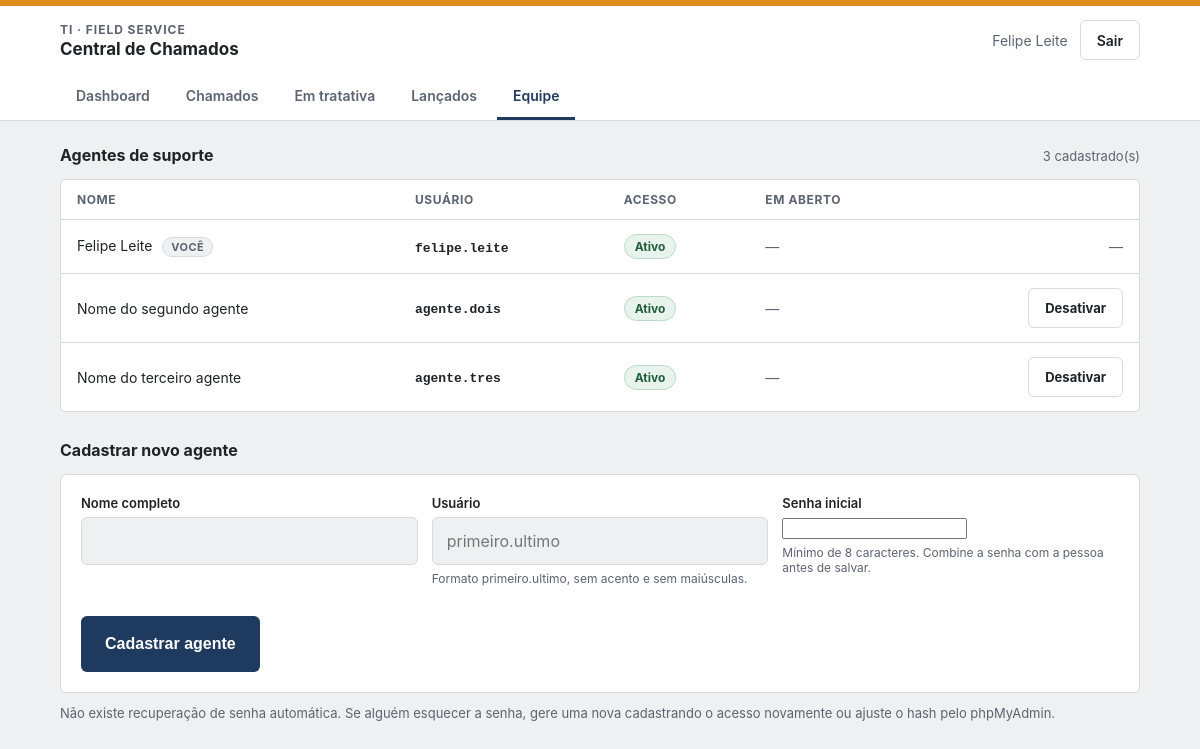
Page /agentes.php (signed in) on the committed database.
### tables this page shows
CREATE TABLE agentes_suporte (
  id INT AUTO_INCREMENT PRIMARY KEY,
  username VARCHAR(50) NOT NULL UNIQUE COMMENT 'formato primeiro.ultimo, ex: felipe.leite',
  nome_completo VARCHAR(150) NOT NULL,
  senha_hash VARCHAR(255) NOT NULL COMMENT 'hash bcrypt (password_hash do PHP), nunca senha em texto puro',
  ativo TINYINT(1) NOT NULL DEFAULT 1,
  criado_em DATETIME NOT NULL DEFAULT CURRENT_TIMESTAMP
);

### includes/auth.php (called while the page is built, shortened)
<?php
function agenteLogado(): array
{
    return [
        'id'       => (int) ($_SESSION['agente_id'] ?? 0),
        'username' => (string) ($_SESSION['agente_username'] ?? ''),
        'nome'     => (string) ($_SESSION['agente_nome'] ?? ''),
    ];
}

### includes/functions.php (called while the page is built, shortened)
<?php
function listarTodosAgentes(PDO $pdo): array
{
    return $pdo->query(
        'SELECT id, username, nome_completo, ativo, criado_em FROM agentes_suporte ORDER BY nome_completo'
    )->fetchAll();
}
function chamadosAbertosDoAgente(PDO $pdo, int $agenteId): int
{
    $stmt = $pdo->prepare(
        "SELECT COUNT(*) FROM chamados
         WHERE agente_atribuido_id = :id AND status IN ('Em tratativa','Resolvido')"
    );
    $stmt->execute([':id' => $agenteId]);
    return (int) $stmt->fetchColumn();
}

### agentes.php (the view, shortened to what this page needs)
<?php
require_once __DIR__ . '/includes/auth.php';
require_once __DIR__ . '/includes/functions.php';
$agente = agenteLogado();
$paginaAtual  = 'agentes';
$valores         = ['username' => '', 'nome_completo' => ''];
$agentes   = [];
$cargaPorAgente = [];
try {
    $pdo     = getConexao();
    $agentes = listarTodosAgentes($pdo);
    foreach ($agentes as $a) {
        $cargaPorAgente[(int) $a['id']] = chamadosAbertosDoAgente($pdo, (int) $a['id']);
    }
} catch (Throwable $e) {
    $erroBanco = 'Não foi possível carregar a equipe agora. Tente atualizar a página.';
}
require __DIR__ . '/includes/layout_topo.php';
?>
<section class="bloco">
    <div class="bloco-cabecalho">
        <h2>Agentes de suporte</h2>
        <span class="bloco-nota"><?= count($agentes) ?> cadastrado(s)</span>
    </div>
    <div class="tabela-wrap">
        <table class="tabela">
            <thead>
                <tr>
                    <th>Nome</th>
                    <th>Usuário</th>
                    <th>Acesso</th>
                    <th class="ocultar-mobile">Em aberto</th>
                    <th></th>
                </tr>
            </thead>
            <tbody>
                <?php foreach ($agentes as $a): ?>
                    <tr>
                        <td>
                            <?= htmlspecialchars($a['nome_completo']) ?>
                            <?php if ((int) $a['id'] === $agente['id']): ?>
                                <span class="marcador-eu">você</span>
                            <?php endif; ?>
                        </td>
                        <td><span class="num-chamado"><?= htmlspecialchars($a['username']) ?></span></td>
                        <td>
                            <span class="tag <?= (int) $a['ativo'] === 1 ? 'st-concluido' : 'st-aberto' ?>">
                                <?= (int) $a['ativo'] === 1 ? 'Ativo' : 'Inativo' ?>
                            </span>
                        </td>
                        <td class="ocultar-mobile"><?= ($cargaPorAgente[(int) $a['id']] ?? 0) > 0 ? (int) $cargaPorAgente[(int) $a['id']] . ' chamado(s)' : '<span class="sem-dado">—</span>' ?></td>
                        <td class="col-acao">
                            <?php if ((int) $a['id'] !== $agente['id']): ?>
                                <form method="post" action="agentes.php" class="form-inline">
                                    <?php $carga = $cargaPorAgente[(int) $a['id']] ?? 0; ?>
                                    <button type="submit" class="btn-linha"
                                        <?php if ((int) $a['ativo'] === 1 && $carga > 0): ?>
                                            onclick="return confirm('<?= $carga ?> chamado(s) seguem no nome desta pessoa. Ela perde o acesso, mas os chamados continuam atribuídos a ela ate serem transferidos. Desativar mesmo assim?')"
                                        <?php endif; ?>>
                                        <?= (int) $a['ativo'] === 1 ? 'Desativar' : 'Reativar' ?>
                                    </button>
                                </form>
                            <?php else: ?>
                                <span class="sem-dado">—</span>
                            <?php endif; ?>
                        </td>
                    </tr>
                <?php endforeach; ?>
            </tbody>
        </table>
    </div>
</section>
<section class="bloco">
    <div class="bloco-cabecalho">
        <h2>Cadastrar novo agente</h2>
    </div>
    <div class="painel">
        <form method="post" action="agentes.php" novalidate>
            <div class="grid-form">
                <div class="field">
                    <label class="field-label" for="nome_completo">Nome completo</label>
                    <input type="text" id="nome_completo" name="nome_completo"
                           value="<?= htmlspecialchars($valores['nome_completo']) ?>" required>
                </div>
                <div class="field">
                    <label class="field-label" for="username">Usuário</label>
                    <input type="text" id="username" name="username"
                           value="<?= htmlspecialchars($valores['username']) ?>"
                           placeholder="primeiro.ultimo" autocomplete="off" required>
                    <p class="ajuda">Formato primeiro.ultimo, sem acento e sem maiúsculas.</p>
                </div>
                <div class="field">
                    <label class="field-label" for="senha">Senha inicial</label>
                    <input type="password" id="senha" name="senha" autocomplete="new-password" required>
                    <p class="ajuda">Mínimo de 8 caracteres. Combine a senha com a pessoa antes de salvar.</p>
                </div>
            </div>
            <button type="submit" class="btn-salvar btn-compacto">Cadastrar agente</button>
        </form>
    </div>
    <p class="nota-rodape">
        Não existe recuperação de senha automática. Se alguém esquecer a senha, gere uma nova
        cadastrando o acesso novamente ou ajuste o hash pelo phpMyAdmin.
    </p>
</section>
<?php require __DIR__ . '/includes/layout_rodape.php'; ?>

### includes/layout_topo.php (shortened to what this page needs)
<?php
$abas = [
    'dashboard' => ['rotulo' => 'Dashboard',    'arquivo' => 'dashboard.php'],
    'chamados'  => ['rotulo' => 'Chamados',     'arquivo' => 'chamados.php'],
    'tratativa' => ['rotulo' => 'Em tratativa', 'arquivo' => 'tratativa.php'],
    'lancados'  => ['rotulo' => 'Lançados',     'arquivo' => 'lancados.php'],
    'agentes'   => ['rotulo' => 'Equipe',       'arquivo' => 'agentes.php'],
];
?>
<!DOCTYPE html>
<html lang="pt-BR">
<head>
    <link rel="stylesheet" href="assets/css/style.css">
</head>
<body class="app">
    <div class="top-stripe"></div>
    <header class="app-bar">
        <div class="app-bar-inner">
            <div class="app-brand">
                <p class="eyebrow">TI · Field Service</p>
                <strong>Central de Chamados</strong>
            </div>
            <div class="app-user">
                <span class="user-nome"><?= htmlspecialchars($agente['nome']) ?></span>
                <a class="btn-sair" href="logout.php">Sair</a>
            </div>
        </div>
        <nav class="app-nav">
            <?php foreach ($abas as $chave => $aba): ?>
                <a class="nav-item <?= $paginaAtual === $chave ? 'ativo' : '' ?>"
                   href="<?= $aba['arquivo'] ?>"><?= htmlspecialchars($aba['rotulo']) ?></a>
            <?php endforeach; ?>
        </nav>
    </header>
    <main class="app-main">

### includes/layout_rodape.php
    </main>
</body>
</html>

### rows in the picture
agentes_suporte: nome_completo "Felipe Leite", shows "VOCÊ", username "felipe.leite", ativo "Ativo"
agentes_suporte: nome_completo "Nome do segundo agente", username "agente.dois", ativo "Ativo"
agentes_suporte: nome_completo "Nome do terceiro agente", username "agente.tres", ativo "Ativo"

### other values in the picture
$aba['rotulo'] "Dashboard"
$aba['rotulo'] "Chamados"
$aba['rotulo'] "Em tratativa"
$aba['rotulo'] "Lançados"
$aba['rotulo'] "Equipe"
count($agentes) "3"
